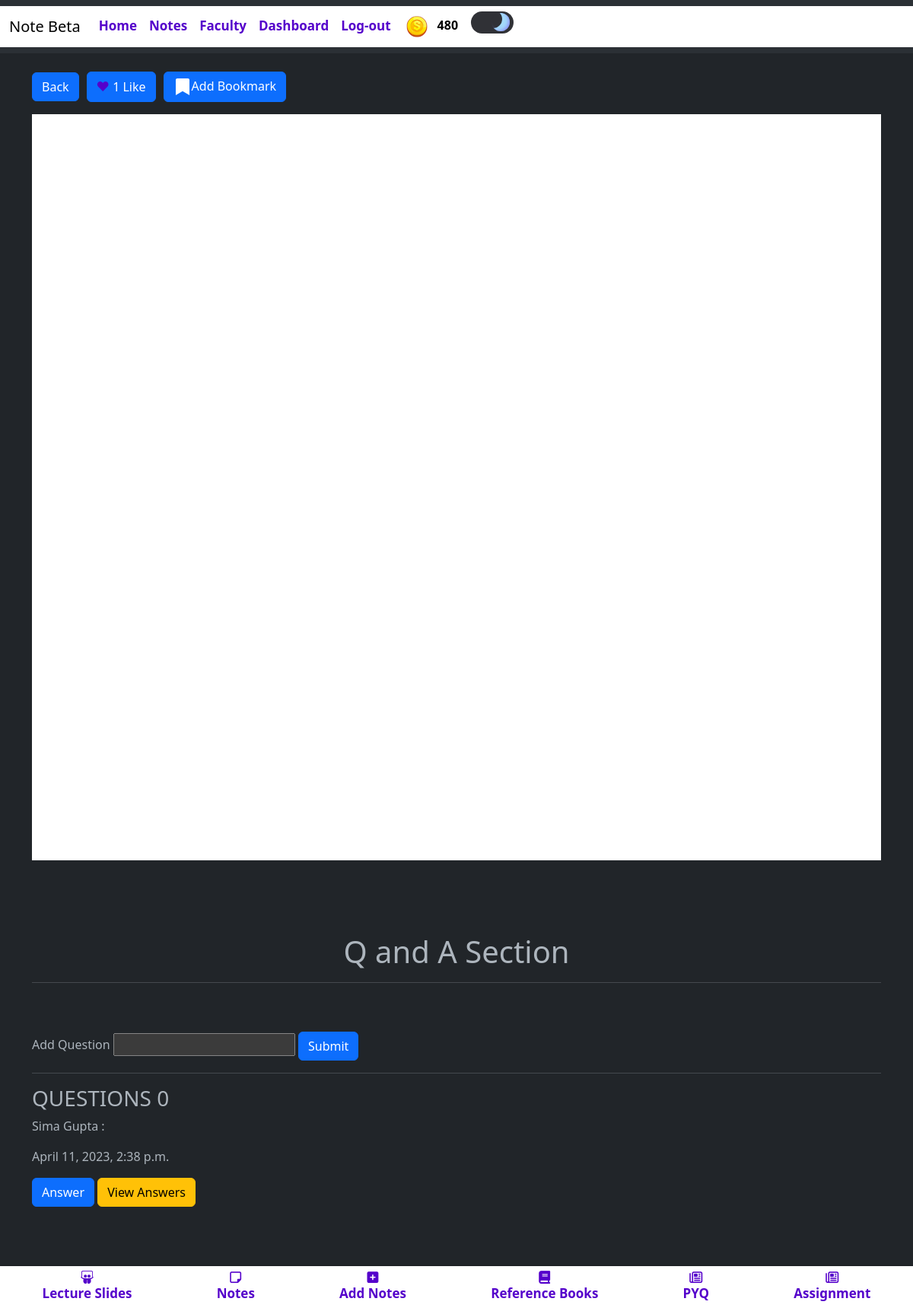
Page /notes/operating-system-12/ (signed in) on the committed database.
### blogapp/models.py (models this page shows, shortened)
class UserAccount(AbstractBaseUser, PermissionsMixin):
    email = models.CharField(max_length = 50,unique=True)
    name = models.CharField(max_length=200)
    is_active = models.BooleanField(default=True)
    is_mod = models.BooleanField(default=False)
    is_nUser = models.BooleanField(default=True)
    is_staff = models.BooleanField(default=False)
    coins_scored = models.IntegerField(default=100,null=True,blank=True)
    rank = models.IntegerField(default=0)
    bookmarks = models.ManyToManyField('blogapp.Notes', blank=True)
    is_emailVerified = models.BooleanField(default=False)
    objects = UserAccountManager()
    USERNAME_FIELD = 'email'
    REQUIRED_FIELDS = ['name']
    def __str__(self):
        return f"{self.name} ({self.coins_scored})"

class Notes(models.Model):
    typ = (
        ('Assignment','Assignment'),
        ('Experiment','Experiment'),
        ('Notes','Notes'),
        ('ReferenceBook','Reference Book'),
        ('LectureSlides','Lecture Slides'),
        ('PYQ','PYQ'),
    )
    mods = (
        ('1','1'),
        ('2','2'),
        ('3','3'),
        ('4','4'),
        ('5','5'),
        ('6','6'),
    )
    desc = models.TextField(max_length=500,null=True,blank=True)
    mod = models.CharField(max_length=5,choices=mods,null=True,blank=True)
    file = models.FileField(upload_to='notes/')
    author = models.ForeignKey(UserAccount,on_delete=models.CASCADE)
    status = models.BooleanField(default=False)
    likes = models.ManyToManyField(UserAccount,related_name="notes_like",default=0)
    views = models.PositiveIntegerField(default=0)
    buy=models.ManyToManyField(UserAccount,related_name="buy_notes")
    typeN = models.CharField(max_length=50,null=True,blank=True,choices=typ)
    docid = models.CharField(max_length=300,null=True,blank=True)
    sub =  models.ForeignKey(Subject,on_delete=models.CASCADE,null=True,blank=True)
    slug = AutoSlugField(populate_from = 'sub',unique=True,null=True,default=None)
    nDetail = models.CharField(max_length=100,null=True,blank=True)
    def __str__(self):
        niu = f'{self.sub.name} - {self.mod} {self.typeN} by {self.author}'
        return niu
    def comnt(self):
        return f'/notes/{self.slug}/comment/'

class Comment(models.Model):
    toU = models.ForeignKey(UserAccount,on_delete=models.CASCADE)
    fromU = models.ForeignKey(UserAccount,on_delete=models.CASCADE,related_name='fromCmnt')
    note = models.ForeignKey(Notes,on_delete=models.CASCADE)
    slug = AutoSlugField(populate_from = 'fromU',unique = True)
    cmnt = models.TextField()
    cmntDate = models.DateTimeField(auto_now_add=True)
    def reply(self):
        return f'/notes/{self.note.slug}/comment/{self.slug}/'
    def seeR(self):
        return f'/seeRply/{self.slug}/'

### blogapp/views.py (the view)
# urls.py: path('notes/<slug:slug>/',views.noteViewer,name='notesViewer'),
@login_required(login_url='/login/')
@login_required(login_url='/login/')
def noteViewer(request, slug):
    notes = Notes.objects.filter(slug=slug)
    note = get_object_or_404(Notes, slug=slug)
    cmnt = Comment.objects.filter(toU = note.author)
    total_comments = note.comment_set.count()
    view_count = request.session.get('view_count', {})
    if not view_count.get(slug):
        view_count[slug] = 0
    if request.user in note.buy.all():
       if request.method == 'POST':
           if 'bookmark' in request.POST:
               user = request.user
               bookmarked_notes = user.bookmarks.all()
               if note in bookmarked_notes:
                   user.bookmarks.remove(note)
               else:
                   user.bookmarks.add(note)
           else:
               view_count[slug] += 1
               request.session['view_count'] = view_count
    else:
        messages.error(request,"You have not buyed the note")
        return redirect('notes')
    user = request.user
    bookmarked_notes = user.bookmarks.all()
    is_bookmarked = note in bookmarked_notes
    context = {
        'notes': notes,
        'note': note,
        'view_count': view_count.get(slug, 0),
        'is_bookmarked': is_bookmarked,
        'cmnt' : cmnt,
        'total_comments':total_comments
    }
    return render(request, 'main/noteViewer.html', context)

### templates/main/noteViewer.html (shortened to what this page needs)
{% extends 'index.html' %}
{% block content %}
<div class="container mt-4">
  <div class="d-flex align-items-center mb-3">
    <a href="{% url 'notes' %}" class="btn btn-primary mr-3">Back</a>
    <form action="{% url 'like_notes' note.pk %}" method="POST">
      {% if request.user in note.likes.all %}
      <button type="submit" class="btn btn-primary liked" style="margin-left: 10px; margin-right: 10px;">
        <span class="heart-icon">&hearts;</span> {{ note.likes.count }} Liked
      </button>
      {% else %}
      <button type="submit" class="btn btn-primary like" style="margin-left: 10px; margin-right: 10px;">
        <span class="heart-icon">&hearts;</span> {{ note.likes.count }} Like
      </button>
      {% endif %}
    </form>
    {% if is_bookmarked %}
    <form method="POST" action="{% url 'notesViewer' note.slug %}">
      {% csrf_token %}
      <button type="submit" name="bookmark" value="remove" class="btn btn-danger">
        <i class="fa fa-bookmark" aria-hidden="true"></i><i class="fa fa-bookmark-o" aria-hidden="true"></i>
                  &nbsp; Remove Bookmark
      </button>
    </form>
    {% else %}
    <form method="POST" action="{% url 'notesViewer' note.slug %}">
      <button type="submit" name="bookmark" value="add" class="btn btn-primary">
        <svg
                    xmlns="http://www.w3.org/2000/svg"
                    width="24"
                    height="24"
                    viewBox="0 0 24 24"
                  >
                  <path fill="currentColor" d="M19 0H5C3.9 0 3 .9 3 2v20l9-5.2L21 22V2c0-1.1-.9-2-2-2z"/>
                  </svg>Add Bookmark
      </button>
    </form>
    {% endif %}
  </div>
<div class="row">
  <iframe src="{{ note.docid }}" width="840" height="980" allow="autoplay"></iframe>
</div>
<br>
<br><br><br>
  <h1 style="text-align: center;">Q and A Section</h1>
  <hr><br>
<br>
  <div class="row">
    <form action="{{note.comnt}}" method="post">
      <label for="">Add Question</label>
      <input type="text" name="cmnt" id="">
      <button type="submit" class="btn btn-primary">Submit</button>
    </form>
  </div>
  <hr>
  <div class="row">
    <h3>QUESTIONS {{total_comments}}</h3>
    {% for x in cmnt %}
      <p>{{x.fromU.name}} : {{x.cmnt}}</p>
      <p>{{x.cmntDate}}</p>
      <p><button type="button" class="btn btn-primary" data-bs-toggle="modal" data-bs-target="#exampleModal{{forloop.counter}}">
        Answer
      </button>
      <a href="{{x.seeR}}"><button type="button" class="btn btn-warning" data-bs-toggle="modal" >View Answers</button></a>
      </p>
    {% endfor %}
  </div>
</div>
{% endblock %}

### templates/components/header.html (shortened to what this page needs)
{% load static %}
<nav class="navbar navbar-expand-lg bg-body-tertiary" >
    <div class="container-fluid" style="background-color: white;">
      <a class="navbar-brand mb-0 h1" href="{% url 'notes'%}" style="color: black;">Note Beta</a>
      <div class="collapse navbar-collapse" id="navbarTogglerDemo03">
        <ul class="navbar-nav me-auto mb-2 mb-lg-0" >
          {% if user.is_authenticated %}
          <li class="nav-item">
            <a class="nav-link abc" href="{% url 'home' %}" >Home</a>
          </li>
          <li class="nav-item" >
            <a class="nav-link abc" href="{% url 'notes' %}" >Notes</a>
          </li>
          <li class="nav-item" >
            <a class="nav-link abc" href="{% url 'teacher' %}" >Faculty</a>
          </li>
          <li class="nav-item" >
            <a class="nav-link abc" href="{% url 'dashboard' %}" >Dashboard</a>
          </li>
          <li class="nav-item">
            <a class="nav-link abc" href="{% url 'logout' %}" >Log-out</a>
          </li>
          {% endif %}
          {% if user.is_authenticated %}
          <table class="coins">
          <th>
          <img src="{% static 'images/coin.png' %}" alt="">
          </th>
          <th>
          <p class="cna" id="cna" style="color: black;">{{ user.coins_scored }}</p>
          </th>
          </table>
    {% endif %}
            <label class="switch">
              <span class="slider"></span>
            </label>
      </div>
    </div>
  </nav>

### templates/components/header.html (style rules this page uses)
.nav-link { margin-top: 5px; color: #5500cb; font-size: 17px; font-weight: bold; }
.coins { width: 3px; }
.cna { margin-top: 12px; font-weight: bold; }
.switch { margin-left: 1em; margin-top: 7px; --width-of-switch: 3.5em; --height-of-switch: 1.8em; --size-of-icon: 1.4em; --slider-offset: 0.3em; position: relative; width: var(--width-of-switch); height: var(--height-of-switch); }
.slider { position: absolute; cursor: pointer; top: 0; left: 0; right: 0; bottom: 0; background-color: #f4f4f5; transition: .4s; border-radius: 30px; }
.slider:before { position: absolute; content: ""; height: var(--size-of-icon,1.4em); width: var(--size-of-icon,1.4em); border-radius: 20px; left: var(--slider-offset,0.3em); top: 50%; transform: translateY(-50%); background: linear-gradient(40deg,#ff0080,#ff8c00 70%); ; transition: .4s; }
input:checked + .slider { background-color: #303136; }
input:checked + .slider:before { left: calc(100% - (var(--size-of-icon,1.4em) + var(--slider-offset,0.3em))); background: #303136; box-shadow: inset -3px -2px 5px -2px #8983f7, inset -10px -4px 0 0 #a3dafb; }

### templates/components/notesBottomNav.html (style rules this page uses)
i,span { color: #5500cb; font-size: 17px; font-weight: bold; }

### rows in the picture
UserAccount: coins_scored "480"
Notes: likes.count "1"
Comment: fromU.name "Sima Gupta", cmntDate "April 11, 2023, 2:38 p.m."

### other values in the picture
{{ total_comments }} "0"
